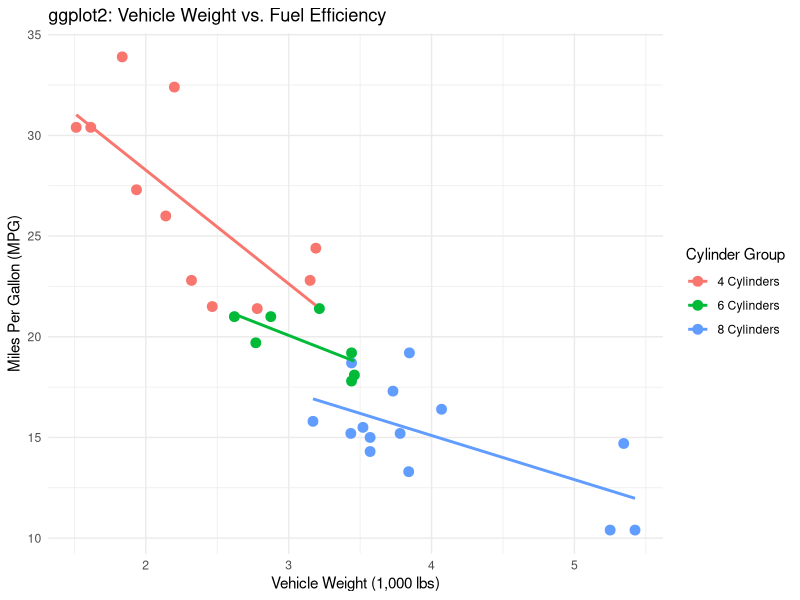
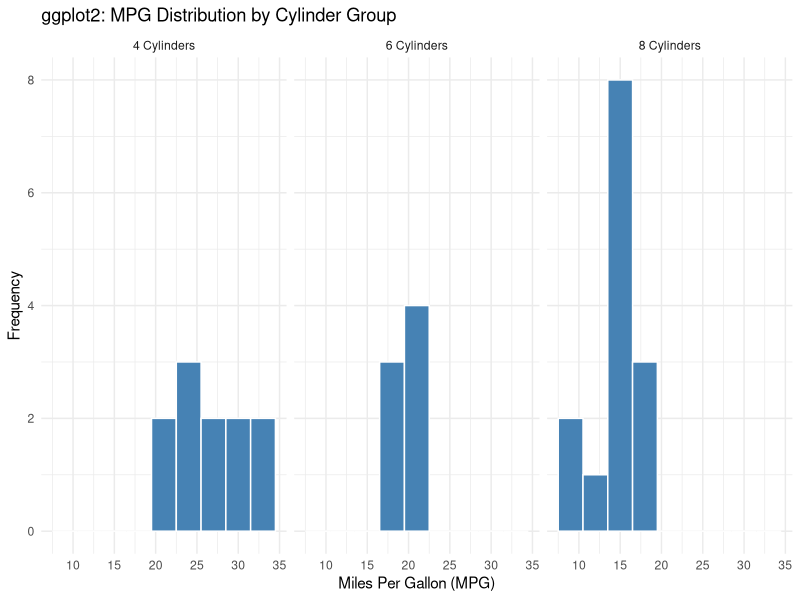
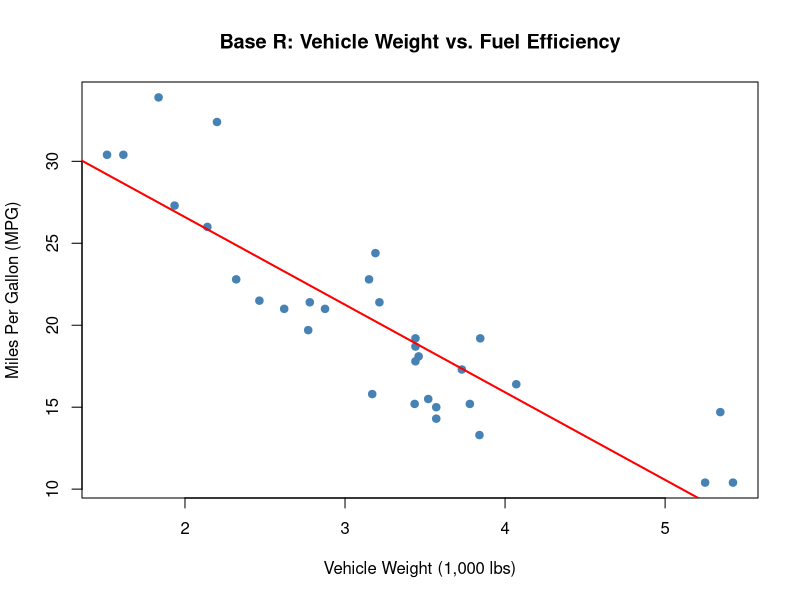
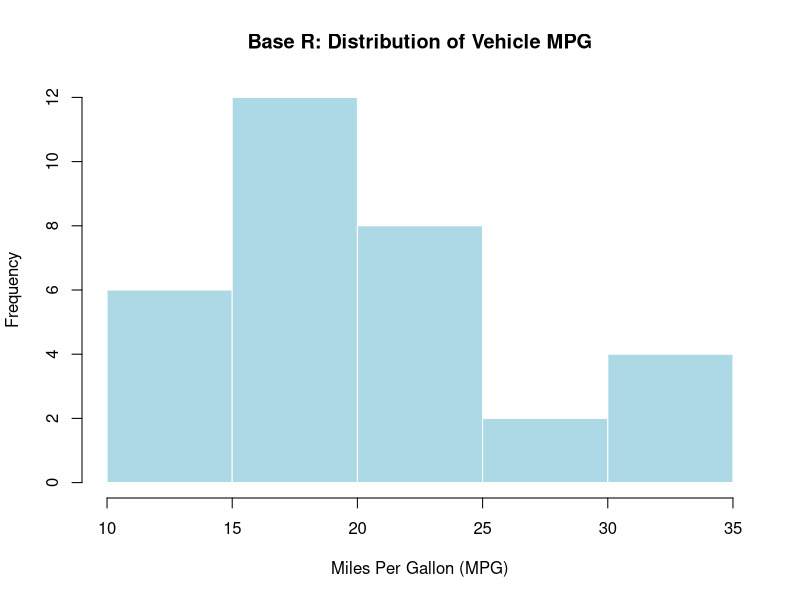
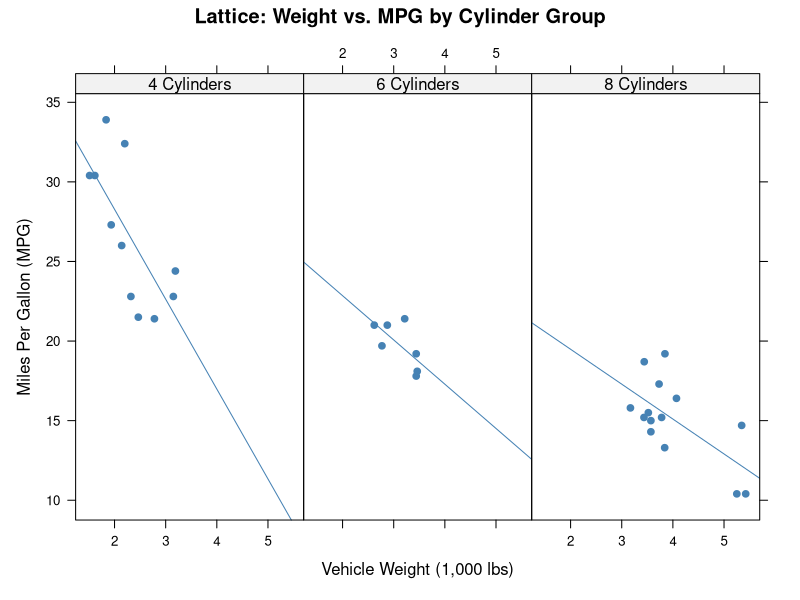
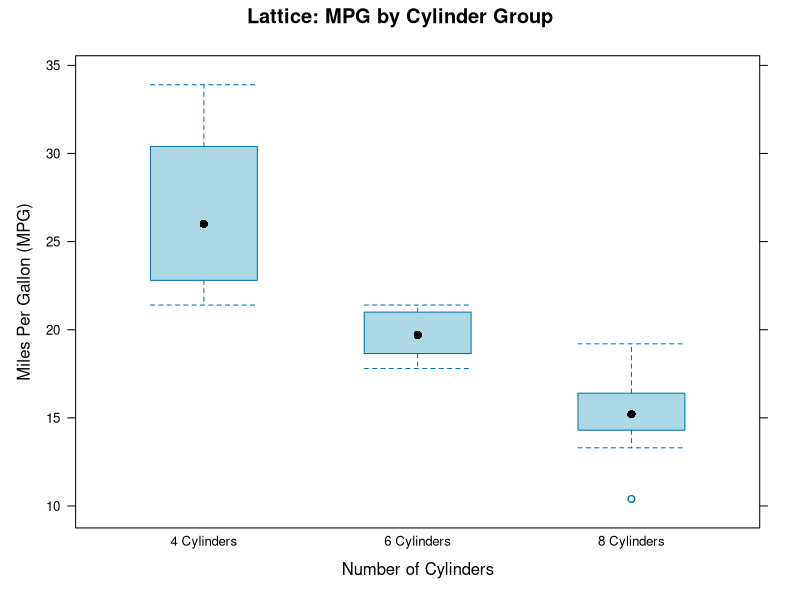
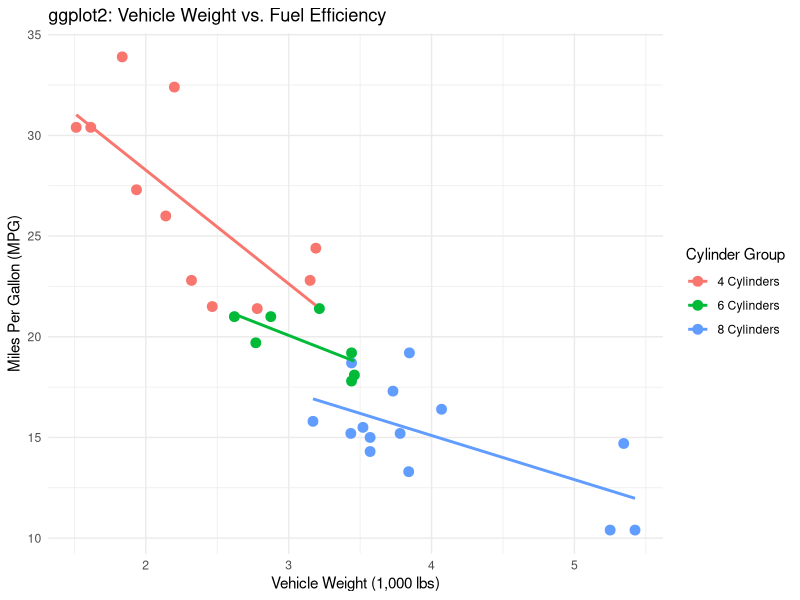
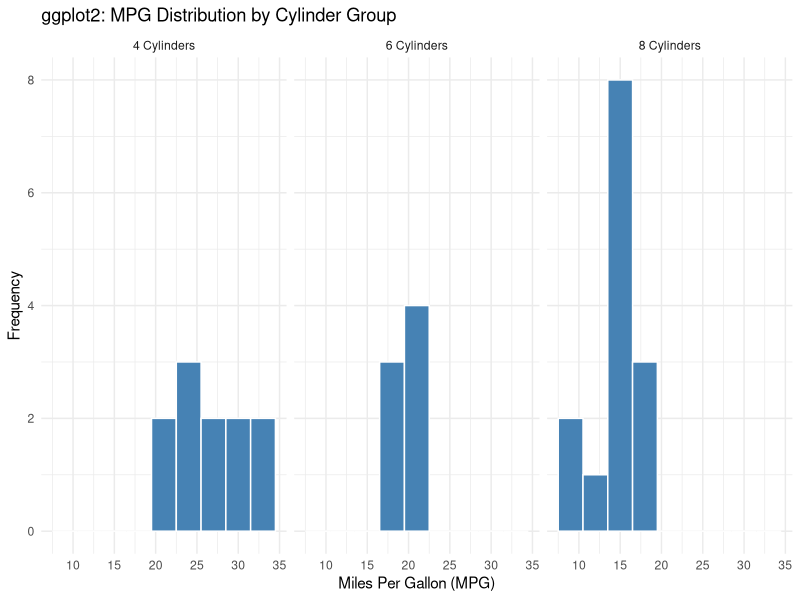

These charts were generated, in order, by the following R code:
# Assignment #9 - Comparing Visualization Systems in R
# Base R, Lattice, and ggplot2

# Install packages if needed
if (!requireNamespace("lattice", quietly = TRUE)) {
  install.packages("lattice")
}

if (!requireNamespace("ggplot2", quietly = TRUE)) {
  install.packages("ggplot2")
}

library(lattice)
library(ggplot2)

# Load the mtcars dataset from Rdatasets
data("mtcars", package = "datasets")

# Display the first six rows
head(mtcars)

# Create a cylinder group variable
mtcars$cyl_group <- factor(
  mtcars$cyl,
  levels = c(4, 6, 8),
  labels = c("4 Cylinders", "6 Cylinders", "8 Cylinders")
)


# =====================================
# PART 1: BASE R GRAPHICS
# =====================================

# Plot 1: Scatterplot of weight vs. MPG
png("base_scatter.png", width = 900, height = 600)

plot(mtcars$wt, mtcars$mpg,
     main = "Base R: Vehicle Weight vs. Fuel Efficiency",
     xlab = "Vehicle Weight (1,000 lbs)",
     ylab = "Miles Per Gallon (MPG)",
     col = "steelblue",
     pch = 19)

abline(lm(mpg ~ wt, data = mtcars),
       col = "red",
       lwd = 2)

dev.off()


# Plot 2: Histogram of MPG
png("base_histogram.png", width = 900, height = 600)

hist(mtcars$mpg,
     main = "Base R: Distribution of Vehicle MPG",
     xlab = "Miles Per Gallon (MPG)",
     ylab = "Frequency",
     col = "lightblue",
     border = "white")

dev.off()


# =====================================
# PART 2: LATTICE GRAPHICS
# =====================================

# Plot 3: Scatterplot by cylinder group
png("lattice_scatter.png", width = 1100, height = 600)

print(
  xyplot(mpg ~ wt | cyl_group,
         data = mtcars,
         main = "Lattice: Weight vs. MPG by Cylinder Group",
         xlab = "Vehicle Weight (1,000 lbs)",
         ylab = "Miles Per Gallon (MPG)",
         layout = c(3, 1),
         pch = 19,
         col = "steelblue",
         type = c("p", "r"))
)

dev.off()


# Plot 4: Boxplot of MPG by cylinder group
png("lattice_boxplot.png", width = 900, height = 600)

print(
  bwplot(mpg ~ cyl_group,
         data = mtcars,
         main = "Lattice: MPG by Cylinder Group",
         xlab = "Number of Cylinders",
         ylab = "Miles Per Gallon (MPG)",
         fill = "lightblue")
)

dev.off()


# =====================================
# PART 3: GGPLOT2 GRAPHICS
# =====================================

# Plot 5: Scatterplot with regression lines
p1 <- ggplot(mtcars,
             aes(x = wt, y = mpg,
                 color = cyl_group)) +
  geom_point(size = 3) +
  geom_smooth(method = "lm",
              formula = y ~ x,
              se = FALSE) +
  labs(
    title = "ggplot2: Vehicle Weight vs. Fuel Efficiency",
    x = "Vehicle Weight (1,000 lbs)",
    y = "Miles Per Gallon (MPG)",
    color = "Cylinder Group"
  ) +
  theme_minimal()

print(p1)

ggsave("ggplot_scatter.png",
       plot = p1,
       width = 10,
       height = 6,
       dpi = 300)


# Plot 6: Faceted histograms
p2 <- ggplot(mtcars, aes(x = mpg)) +
  geom_histogram(
    binwidth = 3,
    fill = "steelblue",
    color = "white"
  ) +
  facet_wrap(~ cyl_group) +
  labs(
    title = "ggplot2: MPG Distribution by Cylinder Group",
    x = "Miles Per Gallon (MPG)",
    y = "Frequency"
  ) +
  theme_minimal()

print(p2)

ggsave("ggplot_histogram.png",
       plot = p2,
       width = 10,
       height = 6,
       dpi = 300)


# =====================================
# VERIFY SAVED PLOTS
# =====================================

plot_files <- c(
  "base_scatter.png",
  "base_histogram.png",
  "lattice_scatter.png",
  "lattice_boxplot.png",
  "ggplot_scatter.png",
  "ggplot_histogram.png"
)

file.exists(plot_files)

# Display where the files were saved
getwd()
